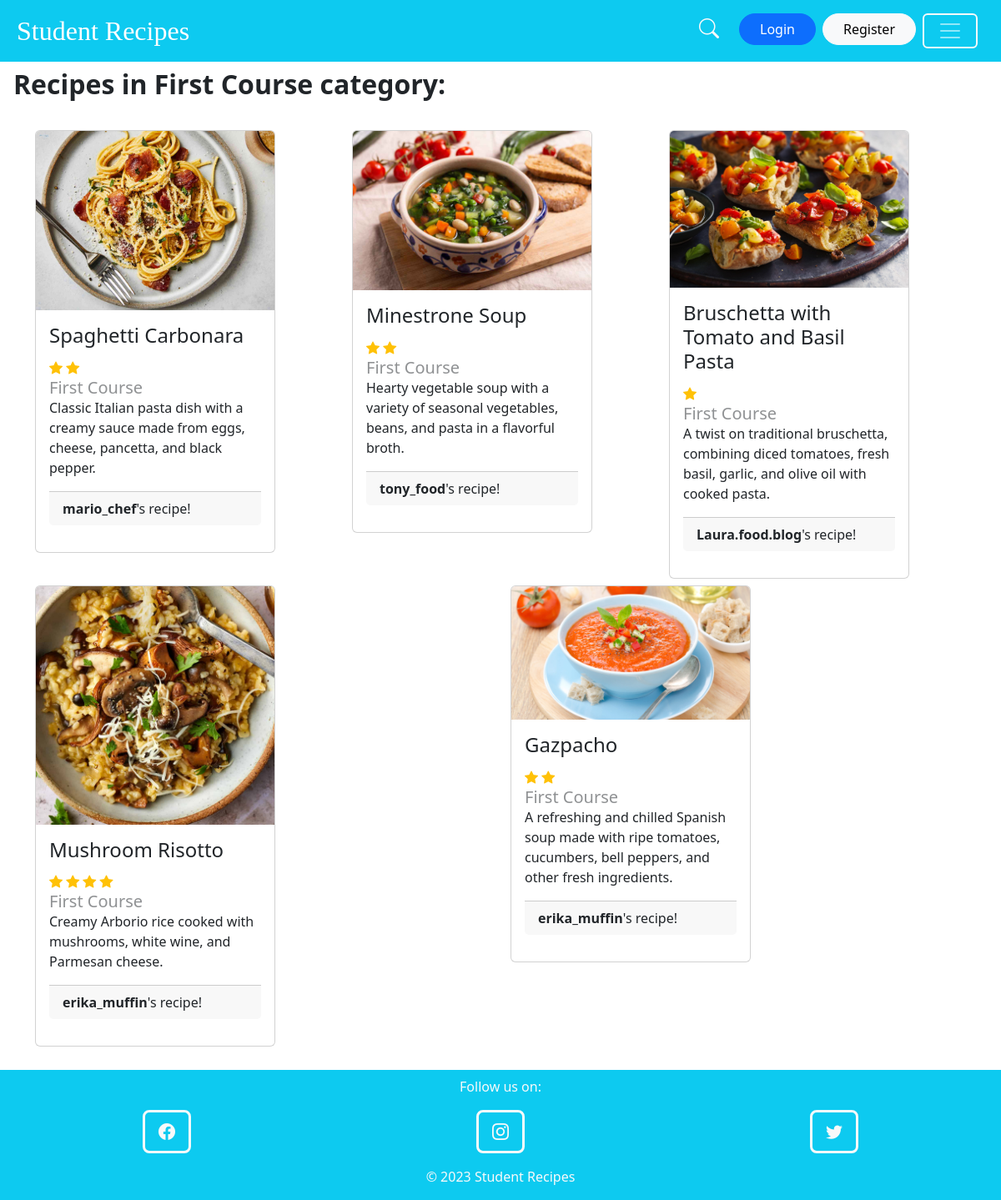
The app's page /category/2/ with its own data.
### recipe/models.py (models this page shows, shortened)
class Category(models.Model):
    name = models.CharField(max_length=100)
    def __str__(self):
        return self.name
    class Meta:
        verbose_name_plural = 'Categories'

class Recipe(models.Model):
    name = models.CharField(max_length=100)
    description = models.TextField()
    ingredients = models.TextField()
    directions = models.TextField()
    category = models.ForeignKey(Category, on_delete=models.CASCADE)
    image = models.ImageField(upload_to='recipe_images', blank=True)
    created_by = models.ForeignKey(User, related_name='items', on_delete=models.CASCADE)
    n_of_likes = models.IntegerField(default=0)
    difficulty = models.IntegerField(default=1)

### core/views.py (the view)
# urls.py: path('category/<int:pk>/', views.categoryRecipes, name='categoryRecipes'),
def categoryRecipes(request, pk):
    category = Category.objects.get(pk=pk)
    recipes = Recipe.objects.filter(category=category)
    return render(request, 'core/categoryRecipes.html', {
        'recipes': recipes,
        'category': category
    })

### core/templates/core/categoryRecipes.html (shortened to what this page needs)
{% extends 'core/base.html' %}
{% block content %}
<div class="px-3">
    <h2 class="pt-2"><b>Recipes in {{ category.name }} category:</b></h2>
    <div class="container pt-4">
    <div class="row">
        {% for recipe in recipes %}
            <div class="col py-1">
                <div class="card" style="width: 18rem;">
                    <a href="{% url 'recipe:detail' recipe.id %}" style="text-decoration: none">
                        <img src="{{ recipe.image.url }}" class="card-img-top" alt="...">
                  <div class="card-body">
                      <h4 class="card-title text-dark">{{ recipe.name }}</h4>
                      <div class="py-1">
                      {% for r in recipes %}
                        {% if forloop.counter <= recipe.difficulty %}
                             <i class="bi bi-star-fill text-warning" style="font-size: 1rem"></i>
                        {% endif %}
                      {% endfor %}
                    </div>
                      <h5 class="card-subtitle opacity-50 text-dark">{{ recipe.category }}</h5>
                      <p class="card-text text-dark">{{ recipe.description }}</p>
                      <p class="card-footer text-dark"><b>{{ recipe.created_by}}</b>'s recipe!</p>
                  </div>
                    </a>
                </div>
            </div>
        {% endfor %}
    </div>
    </div>
</div>
{% endblock %}

### core/templates/core/base.html (shortened to what this page needs)
<!DOCTYPE html>
<html lang="en">
<head>
    <link rel="stylesheet" href="https://cdn.jsdelivr.net/npm/bootstrap-icons@1.10.5/font/bootstrap-icons.css">
    <link href="https://cdn.jsdelivr.net/npm/bootstrap@5.3.0-alpha3/dist/css/bootstrap.min.css" rel="stylesheet">
</head>
<body>
<div class="base_navbar">
    <nav class="navbar navbar-dark bg-info">
        <div class="container-fluid">
            <a class="navbar-brand px-2" style="font-family: 'Lao MN'; font-size: 2rem" href="{% url 'core:homePage' %}">Student Recipes</a>
            <div class="items-navbar" style="display:flex; flex-direction: row">
            <a href="{% url 'recipe:searchRecipe' %}" class="search-btn py-2 px-2">
                        <i class="bi bi-search text-light" style="font-size: 1.5rem"></i>
            </a>
            {% if request.user.is_authenticated %}
                <div class="buttons_logged" style="display: flex; flex-direction: row">
                    <a href="{% url 'recipe:likedRecipes' %}" class="fav-btn px-3 pt-1" style="text-decoration: none">
                        <button type="button" href="#" class="btn btn-outline-danger border-2 text-light text-center">
                           <div class="d-flex align-items-center justify-content-center">
                               <b>Your likes</b> <i class="bi bi-suit-heart-fill text-light px-1" style="font-size: 1.5rem"></i>
                            </div>
                        </button>
                    </a>
                    <a href="{% url 'recipe:addRecipe' %}" class="new-recipe-btn px-2 py-2">
                        <button type="button" href="{% url 'recipe:addRecipe' %}" class="btn btn-success rounded-5 px-4">New Recipe</button>
                    </a>
                    <a href="{% url 'dashboard:dashboardPage' %}" class="profile-btn py-2" style="text-decoration: none">
                        <button type="button" class="btn btn-light rounded-5 px-4">Dashboard</button>
                    </a>
                    <form action="{% url 'core:logout' %}" method="post" class="px-2 py-2">
                        {% csrf_token %}
                        <button type="submit" class="btn btn-light rounded-5 px-4">Logout</button>
                    </form>
                </div>
            {% else %}
                <div class="buttons px-3 py-2" style="display: flex">
                    <a class="login-btn" href="{% url 'core:loginPage' %}">
                        <button type="button" class="btn btn-primary rounded-5 px-4">Login</button>
                    </a>
                    <a class="register-btn px-2" href="{% url 'core:signupPage' %}">
                        <button type="button" class="btn btn-light rounded-5 px-4">Register</button>
                    </a>
            {% endif %}
                    <button class="navbar-toggler px-3 border-2 border-light" type="button" data-bs-toggle="collapse" data-bs-target="#navbarNavAltMarkup"
                            aria-controls="navbarNavAltMarkup" aria-expanded="false" aria-label="navigation switch">
                        <span class="navbar-toggler-icon border-light "></span>
                    </button>
                </div>
            </div>
        </div>
    </nav>
</div>
    {% block content %}
    {% endblock %}
<footer class="pt-4">
    <div class="container-fluid bg-info">
        <div class="row text-center" >
            <p class="text-light pt-2">Follow us on:</p>
            <div class="col-4"> <a href="https://www.facebook.com/"><i class="bi bi-facebook btn btn-outline-light btn-lg border-3"></i></a></div>
            <div class="col-4"><a href="https://www.instagram.com/"><i class="bi bi-instagram btn btn-outline-light btn-lg border-3"></i></a></div>
            <div class="col-4"><a href="https://www.twitter.com/"><i class="bi bi-twitter btn btn-outline-light btn-lg border-3"></i></a></div>
        </div>
        <div class="row">
            <div class="col-12 text-center pt-3">
                <p class="text-light">© 2023 Student Recipes</p>
            </div>
        </div>
    </div>
</footer>
</body>
</html>

### records on screen
Category: name "First Course"
Recipe: image (picture), name "Spaghetti Carbonara", category "First Course", description "Classic Italian pasta dish with a creamy sauce made from eggs, cheese, pancetta, and black pepper.", created_by "mario_chef"
Recipe: image (picture), name "Minestrone Soup", category "First Course", description "Hearty vegetable soup with a variety of seasonal vegetables, beans, and pasta in a flavorful broth.", created_by "tony_food"
Recipe: image (picture), name "Bruschetta with Tomato and Basil Pasta", category "First Course", description "A twist on traditional bruschetta, combining diced tomatoes, fresh basil, garlic, and olive oil with cooked pasta.", created_by "Laura.food.blog"
Recipe: image (picture), name "Mushroom Risotto", category "First Course", description "Creamy Arborio rice cooked with mushrooms, white wine, and Parmesan cheese.", created_by "erika_muffin"
Recipe: image (picture), name "Gazpacho", category "First Course", description "A refreshing and chilled Spanish soup made with ripe tomatoes, cucumbers, bell peppers, and other fresh ingredients.", created_by "erika_muffin"
